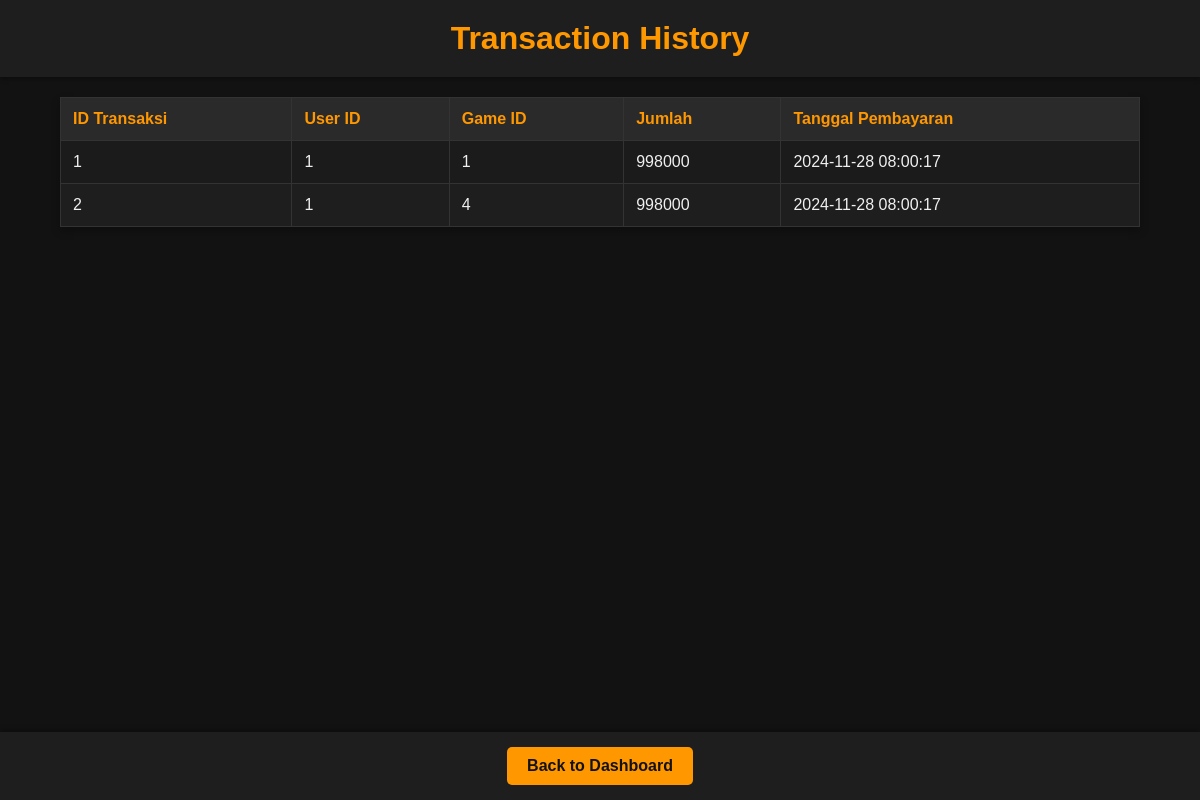
The app's page /transaction_history_admin.php (signed in), older data.
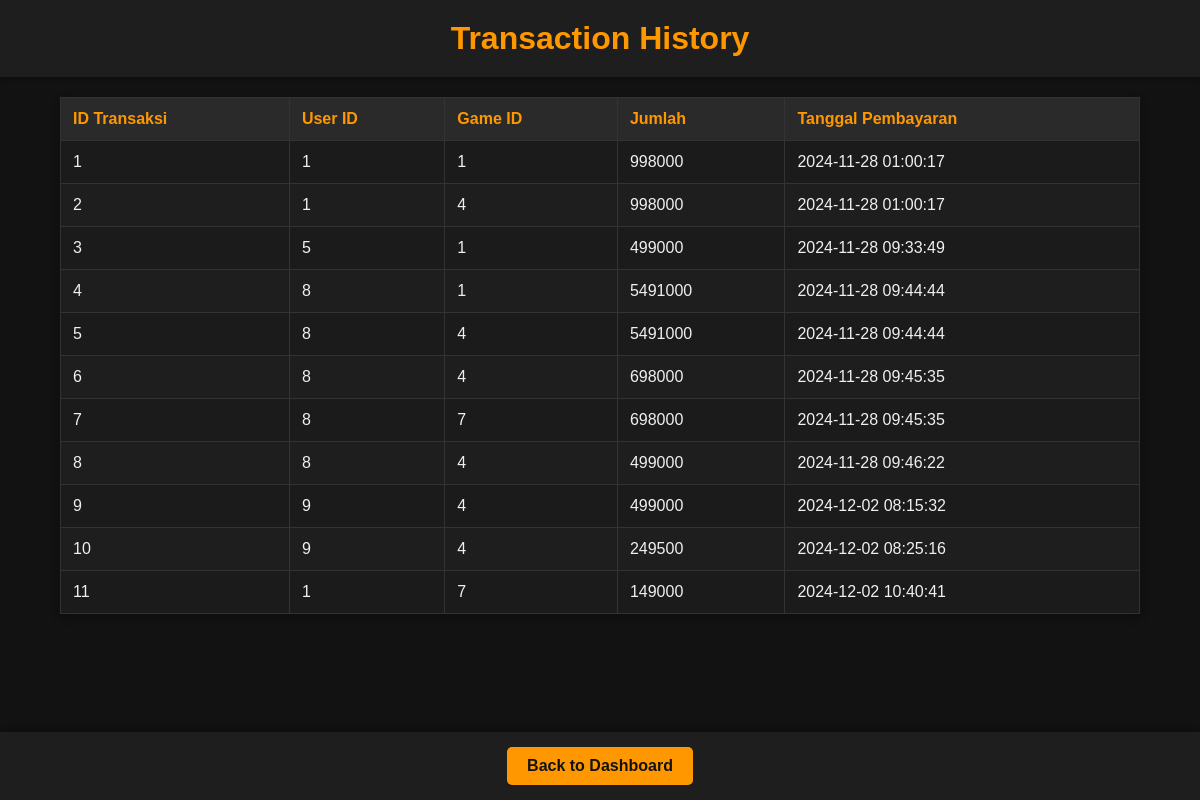
The same page, newer data.
### tables this page shows
CREATE TABLE `transactions` (
  `id` int(11) NOT NULL,
  `user_id` int(11) NOT NULL,
  `game_id` int(11) NOT NULL,
  `amount` int(11) NOT NULL,
  `payment_method` varchar(50) NOT NULL,
  `status` varchar(50) NOT NULL,
  `total_amount` decimal(10,2) NOT NULL,
  `transaction_date` timestamp NOT NULL DEFAULT current_timestamp()
);

### transaction_history_admin.php (the view, shortened to what this page needs)
<?php
require 'koneksi.php';
$query_transactions = "SELECT * FROM transactions";
$transactions_result = $conn->query($query_transactions);
?>
<!DOCTYPE html>
<html lang="en">
<head>
    <link rel="stylesheet" href="transaction_history.css">
</head>
<body>
<header>
    <h1>Transaction History</h1>
</header>
<main>
    <table>
        <tr>
            <th>ID Transaksi</th>
            <th>User ID</th>
            <th>Game ID</th>
            <th>Jumlah</th>
            <th>Tanggal Pembayaran</th>
        </tr>
        <?php while ($transaction = $transactions_result->fetch_assoc()) { ?>
            <tr>
                <td><?php echo $transaction['id']; ?></td>
                <td><?php echo $transaction['user_id']; ?></td>
                <td><?php echo $transaction['game_id']; ?></td>
                <td><?php echo $transaction['amount']; ?></td>
                <td><?php echo $transaction['transaction_date']; ?></td>
            </tr>
        <?php } ?>
    </table>
</main>
<footer>
    <a href="admin_dashboard.php" class="btn">Back to Dashboard</a>
</footer>
</body>
</html>

### transaction_history.css (style rules this page uses)
* { margin: 0; padding: 0; box-sizing: border-box; }
body { font-family: 'Arial', sans-serif; background-color: #121212; color: #f0f0f0; margin: 0; padding: 0; }
header { background-color: #1e1e1e; color: #ff9800; padding: 20px; text-align: center; box-shadow: 0px 2px 5px rgba(0, 0, 0, 0.3); }
table { width: 90%; margin: 20px auto; border-collapse: collapse; background-color: #1e1e1e; box-shadow: 0px 4px 8px rgba(0, 0, 0, 0.3); }
th, td { padding: 12px; text-align: left; border: 1px solid #333; }
th { background-color: #2a2a2a; color: #ff9800; }
td { color: #f0f0f0; }
tr:nth-child(even) { background-color: #1b1b1b; }
.btn { display: inline-block; padding: 10px 20px; background-color: #ff9800; color: #121212; text-decoration: none; border-radius: 5px; margin: 5px; font-weight: bold; text-align: center; transition: background-color 0.3s ease, transform 0.2s ease; }
footer { background-color: #1e1e1e; color: #ff9800; text-align: center; padding: 10px 0; position: fixed; width: 100%; bottom: 0; box-shadow: 0px -2px 5px rgba(0, 0, 0, 0.3); }

Row changes from the older to the newer data that the page shows:
changed transactions id 1: transaction_date "2024-11-28 08:00:17" → "2024-11-28 01:00:17"
changed transactions id 2: transaction_date "2024-11-28 08:00:17" → "2024-11-28 01:00:17"
added transactions: id "3", user "5", game "1", amount "499000", transaction_date "2024-11-28 09:33:49"
added transactions: id "4", user "8", game "1", amount "5491000", transaction_date "2024-11-28 09:44:44"
added transactions: id "5", user "8", game "4", amount "5491000", transaction_date "2024-11-28 09:44:44"
added transactions: id "6", user "8", game "4", amount "698000", transaction_date "2024-11-28 09:45:35"
added transactions: id "7", user "8", game "7", amount "698000", transaction_date "2024-11-28 09:45:35"
added transactions: id "8", user "8", game "4", amount "499000", transaction_date "2024-11-28 09:46:22"
added transactions: id "9", user "9", game "4", amount "499000", transaction_date "2024-12-02 08:15:32"
added transactions: id "10", user "9", game "4", amount "249500", transaction_date "2024-12-02 08:25:16"
added transactions: id "11", user "1", game "7", amount "149000", transaction_date "2024-12-02 10:40:41"
